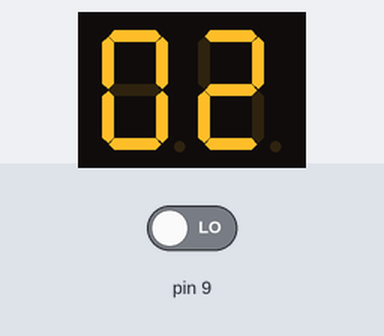
Bench run of a sketch on a simulated Arduino Uno, built with avr-gcc and run on an emulated ATmega328P. Parts: 2-digit seven-segment display. Wiring (inferred from the names in the program): 2-digit 7-segment display, segments lit when HIGH: segments pin 12, pin 8, pin 5, pin 3, pin 2, pin 10, pin 6; digit selects pin 13, pin 7. The test bench sets the inputs (shaded band); at power-on: pin 9 LOW. The segment pins are drawn as the display they are named for.

Above: at 2.9 s.
3.0 s: pin 9 driven HIGH
At 4.0 s:
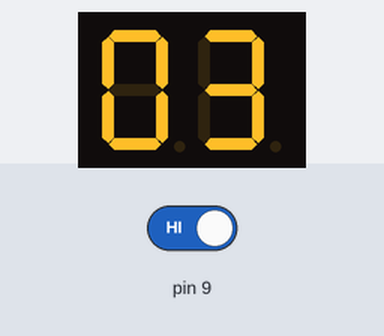
At 4.9 s:
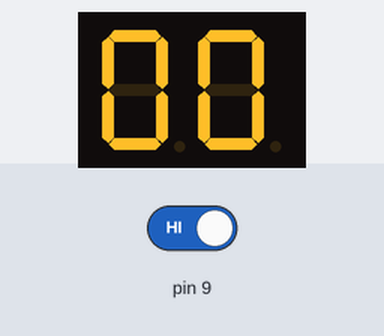
Timing chart, 0 to 6.4 s (numbered marks = the images above; inputs shaded):
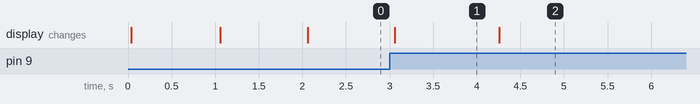

The sketch:

pokkigame.ino
```cpp
int currentNumber = 0; // 現在の数値を保持する変数
bool switchPressed = false; // スイッチが押されたかどうかのフラグ

// ドレミの周波数を設定
int frequency_do = 261; // ド（C）
int frequency_re = 293; // レ（D）
int frequency_mi = 329; // ミ（E）

int duration = 200;  // 持続時間（ミリ秒）


// LEDをオン・オフする際の出力
#define DIGIT_ON LOW
#define DIGIT_OFF HIGH
#define SEGMENT_ON HIGH
#define SEGMENT_OFF LOW

const int digitPins[] = {13,7};                                        // ディジット(コモン)に接続するArduinoのピン
const int segmentPins[] = {12, 8, 5, 3, 2, 10, 6};                             // セグメントピンに接続するArduinoのピン
const int numberOfDigitPins = sizeof(digitPins) / sizeof(digitPins[0]);        // ディジットの数
const int numberOfSegmentPins = sizeof(segmentPins) / sizeof(segmentPins[0]);  // セグメントの数
int numbersToDisplay = 0;                                                      // LEDに表示する数字を保持する変数

int a;
int pinNo=4;
bool flg=true;

// 数字と表示させるセグメントの関係
const int digits[] = {
    0b00111111,  // 0
    0b00000110,  // 1
    0b01011011,  // 2
    0b01001111,  // 3
    0b01100110,  // 4
    0b01101101,  // 5
    0b01111101,  // 6
    0b00100111,  // 7
    0b01111111,  // 8
    0b01101111,  // 9
};

// 数字を表示する
void displayNumber(int n) {
  // digits[n]の各ビットを調べて対応するセグメントを点灯・消灯する
  for (int i = 0; i < numberOfSegmentPins; i++) {
    digitalWrite(segmentPins[i], digits[n] & (1 << i) ? SEGMENT_ON : SEGMENT_OFF);

  }
}

// セグメントをすべてオフにする
void clearSegments() {
  for (int j = 0; j < numberOfSegmentPins; j++) {
    digitalWrite(segmentPins[j], SEGMENT_OFF);
  }
}

// 4桁の数字を表示する
void displayNumbers() {
    static int n = numberOfDigitPins;
    static int digit = 0;
    int div[] = {1, 10, 100, 1000};

    clearSegments();                            // セグメントをすべてオフにする
    digitalWrite(digitPins[digit], DIGIT_OFF);  // ディジットをオフにする
    digit = (digit + 1) % numberOfDigitPins;    // 次のディジットを求める
    if (digit == 0) {
        n = numbersToDisplay;  // numberToDisplayの値を書き換えないために変数にコピー
    }
    digitalWrite(digitPins[digit], DIGIT_ON);   // ディジットをオンにする
    displayNumber((n / div[digit]) % 10);       // ディジットに対応する数字を表示する
}

// 表示する数字をセットする
void setNumbers(int n) {
  numbersToDisplay = n;
}

// setup()　は，最初に一度だけ実行される
void setup() {
  Serial.begin(9600);
  for (int i = 0; i < numberOfDigitPins; i++) {
    pinMode(digitPins[i], OUTPUT);  // digitPinsを出力モードに設定する
    digitalWrite(digitPins[i], DIGIT_OFF);
  }
  for (int i = 0; i < numberOfSegmentPins; i++) {
    pinMode(segmentPins[i], OUTPUT);  // segmentPinsを出力モードに設定する
  }

  // f = クロック周波数 / ( 分周比　*　255 * 2)
  // 分周比=64, 比較レジスタの1値=255 -> f = 16000000 / (64 * 255 * 2) = 490 Hz
  OCR2A = 255;                  // 255クロックごとに割り込みをかける
  TCCR2B = 0b100;               // 分周比を32に設定する
  bitWrite(TIMSK2, OCIE2A, 1);  // TIMER2を許可する
}

void loop() {
  for (int i = currentNumber; i < 100; i++) {
    setNumbers(i);
    delay(100);
    if (digitalRead(9) == 1) {
      delay(10);
      if(i==11){
        // ドの音を生成
        analogWrite(pinNo, 128); // 50%デューティサイクルでPWMを生成
        delay(duration);
        analogWrite(pinNo, 0);   // PWMを停止
        delay(50);  // PWMの間隔

        // レの音を生成
        analogWrite(pinNo, 128); // 50%デューティサイクルでPWMを生成
        delay(duration);
        analogWrite(pinNo, 0);   // PWMを停止
        delay(50);  // PWMの間隔

        // ミの音を生成
        analogWrite(pinNo, 128); // 50%デューティサイクルでPWMを生成
        delay(duration);
        analogWrite(pinNo, 0);   // PWMを停止
        delay(50);  // PWMの間隔
      }
      delay(1000);
      while(true){
        if(digitalRead(9)==1){
          break;
        }
      }
      delay(100);
      break;
    }
    delay(900);
  }
}

ISR(TIMER2_COMPA_vect) {
  displayNumbers();
}
```

Measured:
- what the display in image 1 shows lasts 1.2 s, from 3.1 s to 4.3 s
